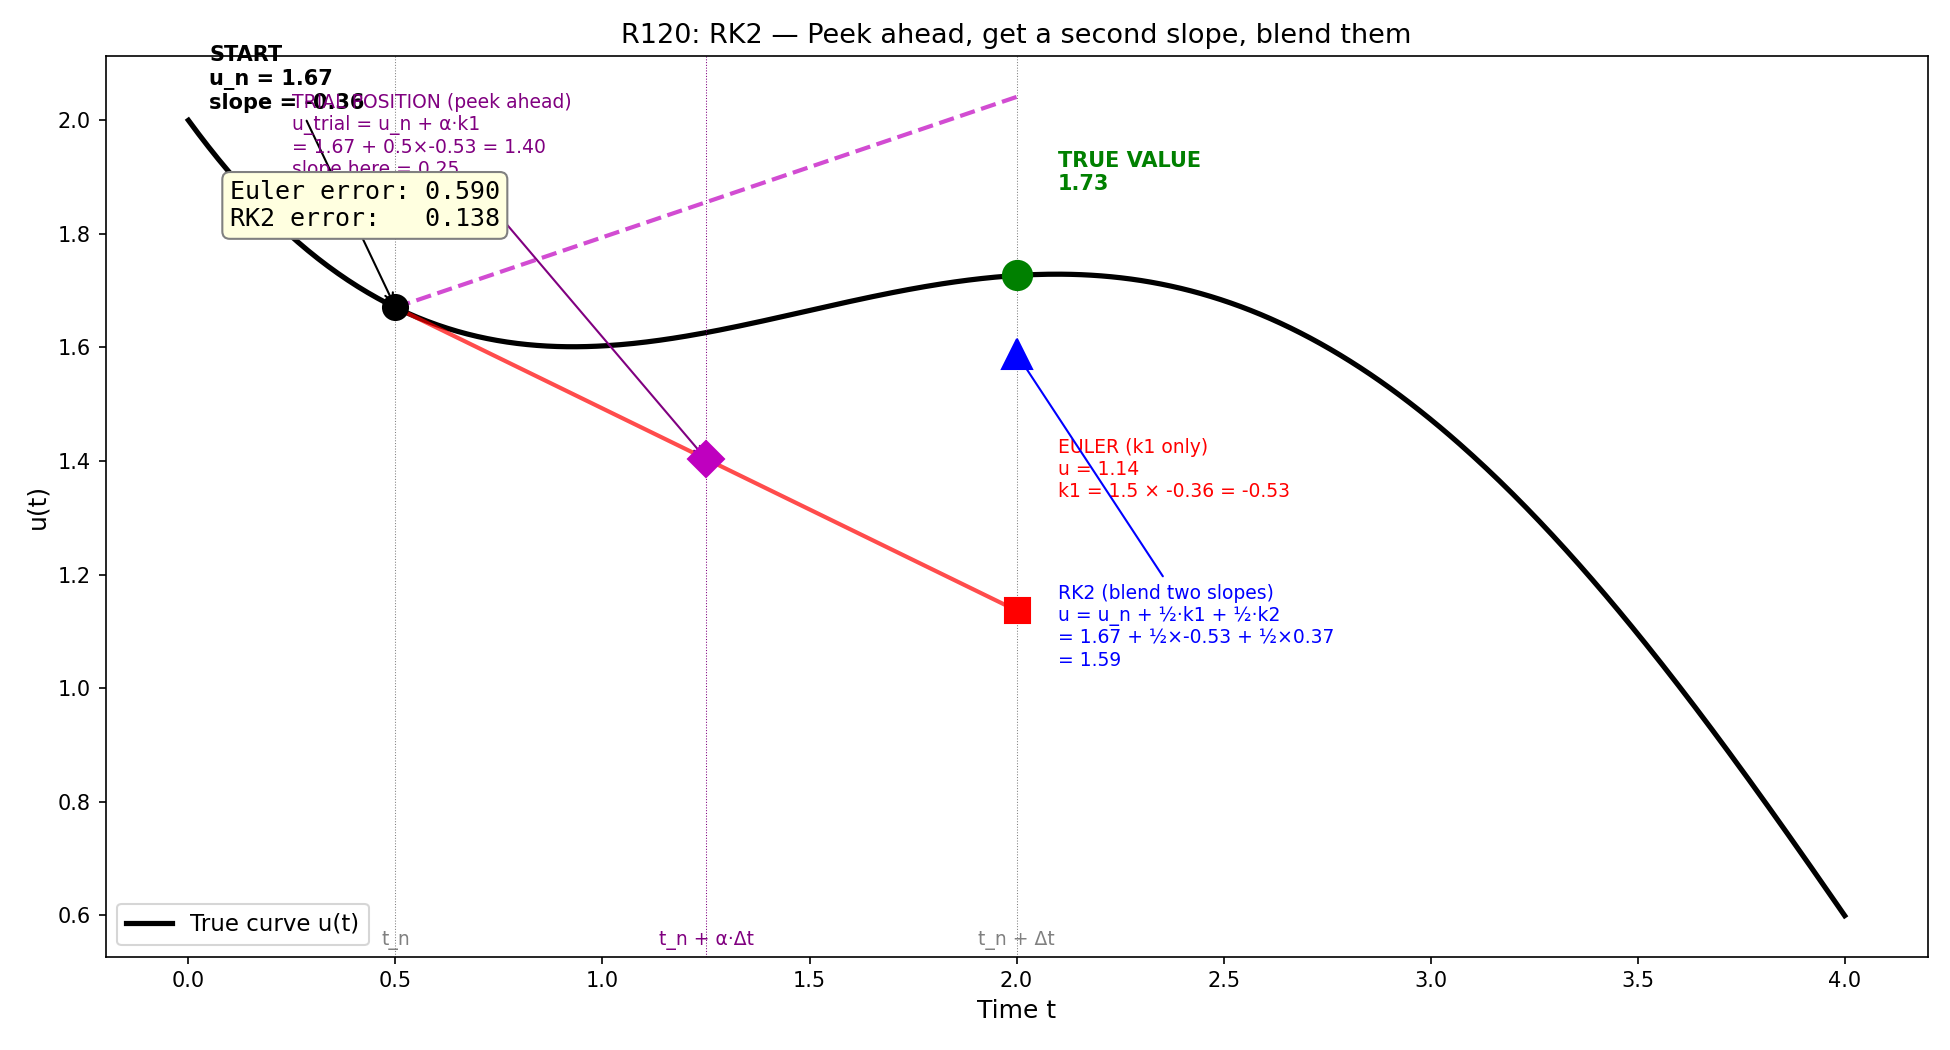

Here is the Python script that generated this plot:
import numpy as np
from scipy.integrate import solve_ivp
import matplotlib.pyplot as plt


def slope_function(t, u):
    return -0.5 * u + np.sin(t)


KNOWN_TIME = 0.5
DELTA_T = 1.5
ALPHA = 0.5
PREDICTION_TIME = KNOWN_TIME + DELTA_T

exact_solution = solve_ivp(slope_function, [0, 4], [2.0], t_eval=np.linspace(0, 4, 500), max_step=0.01)
t_curve = exact_solution.t
u_curve = exact_solution.y[0]

u_n = np.interp(KNOWN_TIME, t_curve, u_curve)
true_value = np.interp(PREDICTION_TIME, t_curve, u_curve)

starting_slope = slope_function(KNOWN_TIME, u_n)
k1 = DELTA_T * starting_slope

trial_time = KNOWN_TIME + ALPHA * DELTA_T
trial_u = u_n + ALPHA * k1
trial_slope = slope_function(trial_time, trial_u)
k2 = DELTA_T * trial_slope

euler_prediction = u_n + k1
rk2_prediction = u_n + 0.5 * k1 + 0.5 * k2

fig, ax = plt.subplots(figsize=(13, 7))

ax.plot(t_curve, u_curve, 'k-', linewidth=2.5, label='True curve u(t)')

ax.plot(KNOWN_TIME, u_n, 'ko', markersize=12, zorder=5)
ax.annotate(
    f'START\nu_n = {u_n:.2f}\nslope = {starting_slope:.2f}',
    xy=(KNOWN_TIME, u_n),
    xytext=(KNOWN_TIME - 0.45, u_n + 0.35),
    fontsize=10, color='black', fontweight='bold',
    arrowprops=dict(arrowstyle='->', color='black')
)

t_k1_line = np.array([KNOWN_TIME, PREDICTION_TIME])
u_k1_line = np.array([u_n, u_n + k1])
ax.plot(t_k1_line, u_k1_line, 'r-', linewidth=2, alpha=0.7)
ax.plot(PREDICTION_TIME, euler_prediction, 'rs', markersize=12, zorder=5)
ax.annotate(
    f'EULER (k1 only)\nu = {euler_prediction:.2f}\n'
    f'k1 = {DELTA_T} × {starting_slope:.2f} = {k1:.2f}',
    xy=(PREDICTION_TIME, euler_prediction),
    xytext=(PREDICTION_TIME + 0.1, euler_prediction + 0.2),
    fontsize=9, color='red'
)

ax.plot(trial_time, trial_u, 'mD', markersize=12, zorder=5)
ax.annotate(
    f'TRIAL POSITION (peek ahead)\n'
    f'u_trial = u_n + α·k1\n'
    f'= {u_n:.2f} + {ALPHA}×{k1:.2f} = {trial_u:.2f}\n'
    f'slope here = {trial_slope:.2f}',
    xy=(trial_time, trial_u),
    xytext=(trial_time - 1.0, trial_u + 0.5),
    fontsize=9, color='purple',
    arrowprops=dict(arrowstyle='->', color='purple')
)

t_k2_visual = np.array([KNOWN_TIME, PREDICTION_TIME])
u_k2_visual = np.array([u_n, u_n + k2])
ax.plot(t_k2_visual, u_k2_visual, 'm--', linewidth=2, alpha=0.7)

ax.plot(PREDICTION_TIME, rk2_prediction, 'b^', markersize=14, zorder=5)
ax.annotate(
    f'RK2 (blend two slopes)\n'
    f'u = u_n + ½·k1 + ½·k2\n'
    f'= {u_n:.2f} + ½×{k1:.2f} + ½×{k2:.2f}\n'
    f'= {rk2_prediction:.2f}',
    xy=(PREDICTION_TIME, rk2_prediction),
    xytext=(PREDICTION_TIME + 0.1, rk2_prediction - 0.55),
    fontsize=9, color='blue',
    arrowprops=dict(arrowstyle='->', color='blue')
)

ax.plot(PREDICTION_TIME, true_value, 'go', markersize=14, zorder=5)
ax.annotate(
    f'TRUE VALUE\n{true_value:.2f}',
    xy=(PREDICTION_TIME, true_value),
    xytext=(PREDICTION_TIME + 0.1, true_value + 0.15),
    fontsize=10, color='green', fontweight='bold'
)

euler_error = abs(true_value - euler_prediction)
rk2_error = abs(true_value - rk2_prediction)
ax.text(0.1, ax.get_ylim()[1] - 0.3,
        f'Euler error: {euler_error:.3f}\nRK2 error:   {rk2_error:.3f}',
        fontsize=12, fontfamily='monospace',
        bbox=dict(boxstyle='round', facecolor='lightyellow', edgecolor='gray'))

ax.axvline(x=KNOWN_TIME, color='gray', linewidth=0.5, linestyle=':')
ax.axvline(x=trial_time, color='purple', linewidth=0.5, linestyle=':')
ax.axvline(x=PREDICTION_TIME, color='gray', linewidth=0.5, linestyle=':')
ax.text(KNOWN_TIME, ax.get_ylim()[0] + 0.02, 't_n', ha='center', fontsize=9, color='gray')
ax.text(trial_time, ax.get_ylim()[0] + 0.02, 't_n + α·Δt', ha='center', fontsize=9, color='purple')
ax.text(PREDICTION_TIME, ax.get_ylim()[0] + 0.02, 't_n + Δt', ha='center', fontsize=9, color='gray')

ax.set_xlabel('Time t', fontsize=12)
ax.set_ylabel('u(t)', fontsize=12)
ax.set_title('R120: RK2 — Peek ahead, get a second slope, blend them', fontsize=13)
ax.legend(fontsize=11, loc='lower left')
plt.tight_layout()
plt.savefig('demos/r120_rk2_visualize.png', dpi=150)
plt.show()
